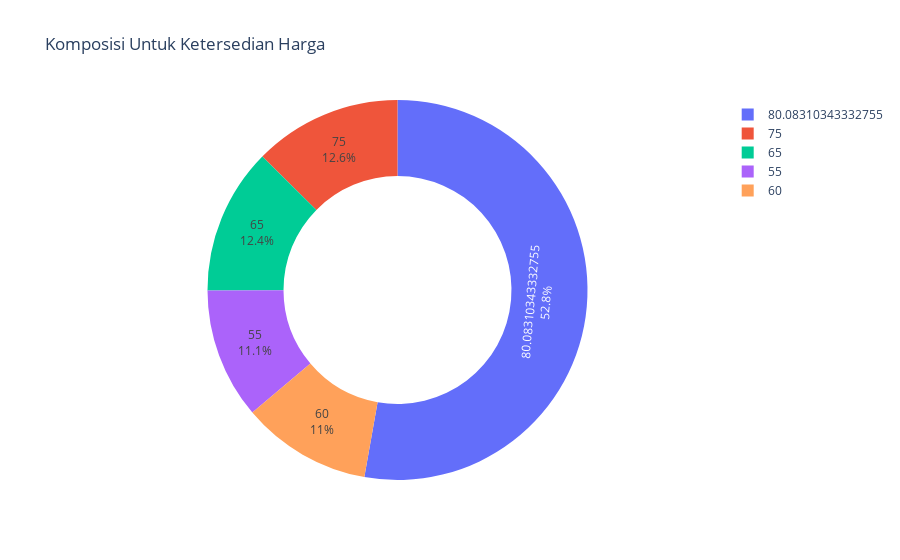

The code cell stored with this chart in its notebook:
### Code cell
data_rd_out_har = data_rd_out['price'].value_counts().reset_index().head()
fig = px.pie(data_rd_out_har, values='price', names='index',title='Komposisi Untuk Ketersedian Harga',hole=.6)
fig.update_traces(textposition='inside', textinfo='percent+label')
fig.show()

### Figure 1 — Plotly figure (JSON) as saved in the notebook; plotly's stock layout.template omitted (floating-point values rounded to 4 significant figures)
{"data": [{"domain": {"x": [0, 1], "y": [0, 1]}, "hole": 0.6, "hovertemplate": "index=%{label}<br>price=%{value}<extra></extra>", "labels": [80.08, 75, 65, 55, 60], "legendgroup": "", "name": "", "showlegend": true, "textinfo": "percent+label", "textposition": "inside", "type": "pie", "values": [1257, 300, 296, 265, 263]}], "layout": {"legend": {"tracegroupgap": 0}, "title": {"text": "Komposisi Untuk Ketersedian Harga"}}}
